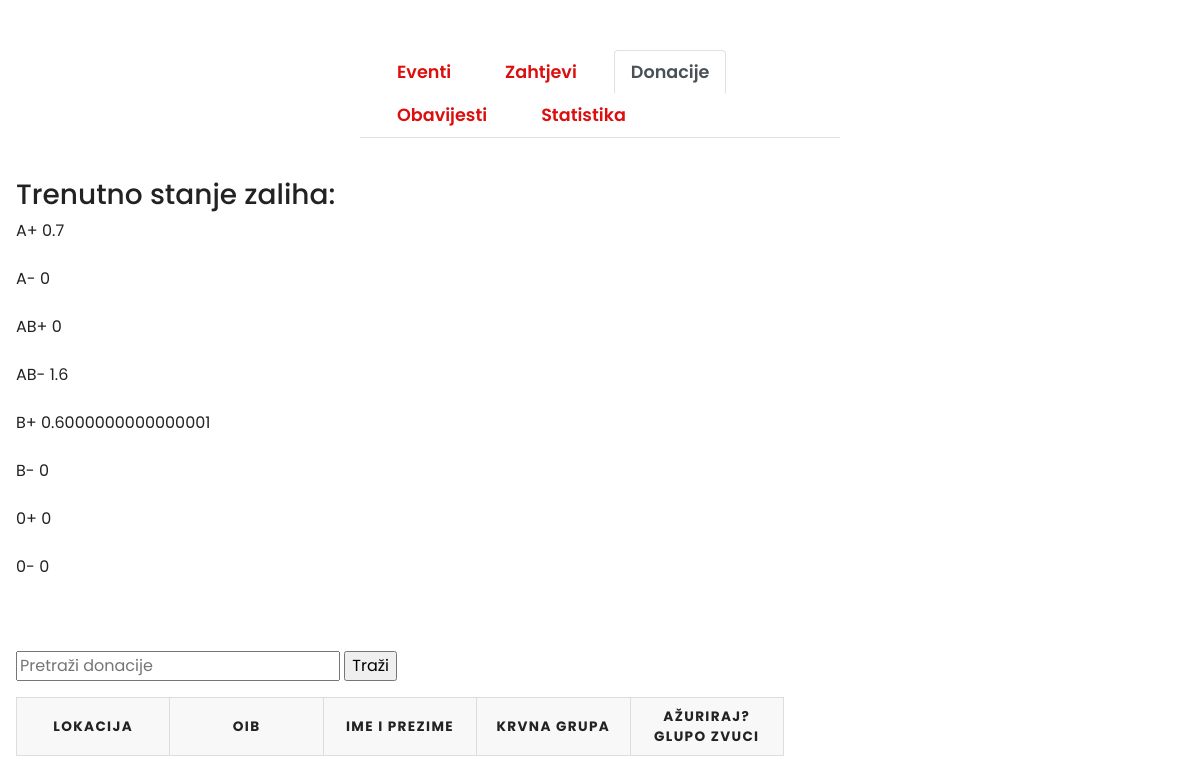
The app's page /donacije.php (signed in), older data.
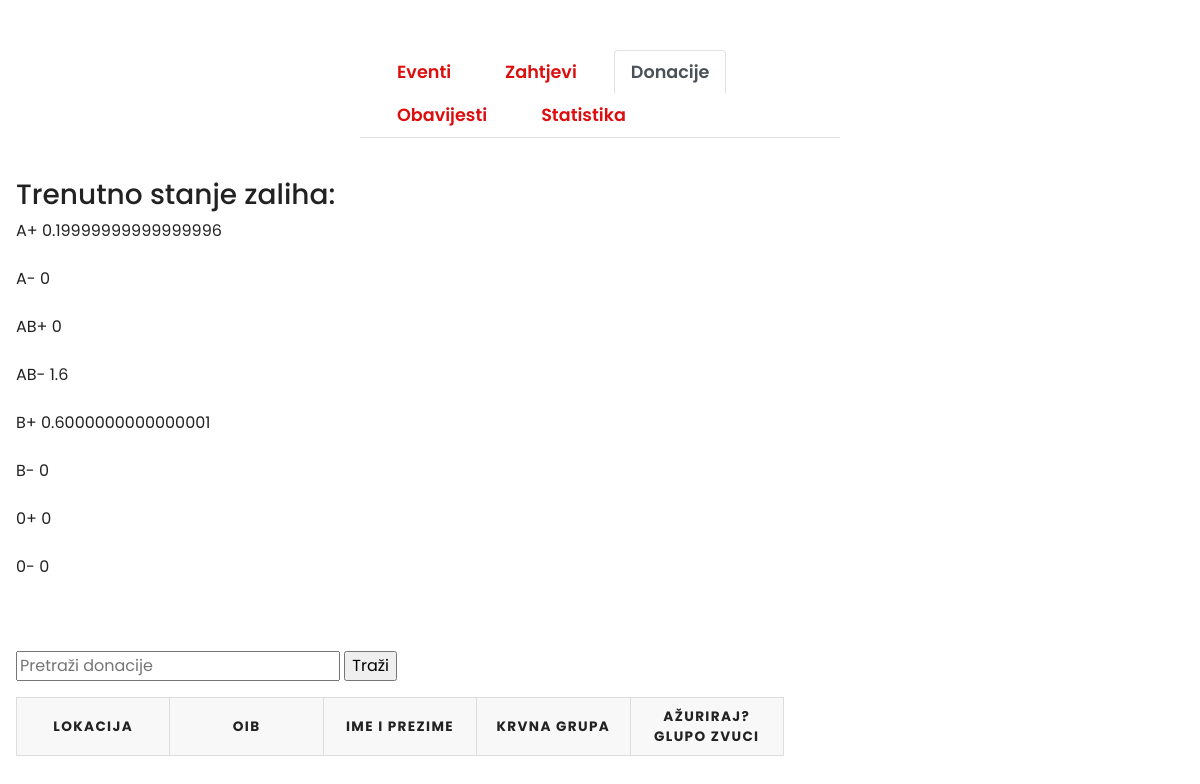
The same page, newer data.
### tables this page shows
CREATE TABLE IF NOT EXISTS `zaliha` (
  `krvna_grupa` varchar(10) NOT NULL,
  `kolicina_grupe` varchar(45) DEFAULT NULL,
  PRIMARY KEY (`krvna_grupa`)
);

### donacije.php (the view, shortened to what this page needs)
<?php
require_once ("dbconnect.php");
mysqli_set_charset($conn,"utf8");
echo '
    <head>
        <meta charset="utf-8">
        <meta name="viewport" content="width=device-width, initial-scale=1">
        <title>BloodBank</title>
        <link rel="stylesheet" href="https://maxcdn.bootstrapcdn.com/bootstrap/4.0.0/css/bootstrap.min.css">
        <script src="https://ajax.googleapis.com/ajax/libs/jquery/3.3.1/jquery.min.js"></script>
        <script src="http://ajax.googleapis.com/ajax/libs/jquery/1.8.3/jquery.min.js"></script>
        <script src="https://cdnjs.cloudflare.com/ajax/libs/popper.js/1.12.9/umd/popper.min.js"></script>
        <script src="https://maxcdn.bootstrapcdn.com/bootstrap/4.0.0/js/bootstrap.min.js"></script>
        <script src="https://use.fontawesome.com/releases/v5.0.8/js/all.js"></script>
        <link href="style.css" rel="stylesheet">
        <link href="donorstyle.css" rel="stylesheet">
    </head>';
echo '
<div class="admin-content">
        <ul class="nav nav-tabs" id="myTab" >
            <li class="nav-item">
                <a class="nav-link" href="eventi.php">Eventi</a>
            </li>
            <li class="nav-item">
                <a class="nav-link" href="zahtjevi.php">Zahtjevi</a>
            </li>
            <li class="nav-item active">
                <a class="nav-link active" href="donacije.php">Donacije</a>
            </li>
            <li class="nav-item">
                <a class="nav-link" href="obavijesti.php">Obavijesti</a>
            </li>
            <li class="nav-item">
                <a class="nav-link" href="statistika.php">Statistika</a>
            </li>
        </ul>
</div>
<div class="col-md-8">
    <br><h3>Trenutno stanje zaliha:</h3>';
    $zaliha_q = "SELECT * from zaliha";
    $run = mysqli_query($conn, $zaliha_q);
    $result = $run or die ("Failed to query database". mysqli_error($conn));
    while($red = mysqli_fetch_array($result)){
        echo $red['krvna_grupa'].' ' . $red['kolicina_grupe'].'<br><br>';
    }
    echo'<div id="content30" class="toggle"  ><br><br>
        <form action="" method="GET">
            <input type="text" name = "keyword" placeholder="Pretraži donacije">
            <input type="submit" name="trazi" value="Traži">
        </form>
        <form action="" method="GET">
        <table border="1">
            <tr>
                <th>LOKACIJA</th>
                <th>OIB</th>
                <th>IME I PREZIME</th>
                <th>KRVNA GRUPA</th>
                <th>AŽURIRAJ?glupo zvuci</th>
            </tr>';
?>

Row changes from the older to the newer data that the page shows:
changed zaliha "A+": kolicina_grupe "0.7" → "0.19999999999999996"
